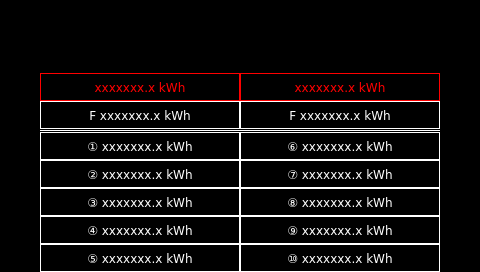
<?xml version="1.0" encoding="UTF-8"?>
<ui version="4.0">
<class>page4e0</class>
<widget class="QWidget" name="page4e0">
<property name="geometry">
<rect>
<x>0</x>
<y>0</y>
<width>480</width>
<height>272</height>
</rect>
</property>
<property name="sizePolicy">
<sizepolicy hsizetype="MinimumExpanding" vsizetype="MinimumExpanding">
<horstretch>0</horstretch>
<verstretch>0</verstretch>
</sizepolicy>
</property>
<property name="minimumSize">
<size>
<width>272</width>
<height>272</height>
</size>
</property>
<property name="maximumSize">
<size>
<width>1280</width>
<height>1280</height>
</size>
</property>
<property name="windowTitle">
<string notr="true">page4e0</string>
</property>
<property name="styleSheet">
<string notr="true">QWidget#page4e0
{
background-color: rgb(0, 0, 0);
}</string>
</property>
<layout class="QVBoxLayout" name="verticalLayout">
<property name="spacing">
<number>0</number>
</property>
<property name="margin">
<number>0</number>
</property>
<item>
<widget class="HeaderPanel" name="headerPanel" native="true">
<property name="sizePolicy">
<sizepolicy hsizetype="MinimumExpanding" vsizetype="MinimumExpanding">
<horstretch>0</horstretch>
<verstretch>0</verstretch>
</sizepolicy>
</property>
<property name="minimumSize">
<size>
<width>480</width>
<height>72</height>
</size>
</property>
<property name="maximumSize">
<size>
<width>16777215</width>
<height>90</height>
</size>
</property>
<property name="font">
 <font>
  <family>DejaVu Sans</family>
  <pointsize>8</pointsize>
 </font>
</property>
</widget>
</item>
<item>
<layout class="QGridLayout" name="gridLayout">
<property name="leftMargin">
<number>0</number>
</property>
<property name="spacing">
<number>0</number>
</property>
<item row="6" column="1">
<widget class="QPushButton" name="pushButton_4">
<property name="sizePolicy">
<sizepolicy hsizetype="MinimumExpanding" vsizetype="MinimumExpanding">
<horstretch>0</horstretch>
<verstretch>0</verstretch>
</sizepolicy>
</property>
<property name="minimumSize">
<size>
<width>156</width>
<height>28</height>
</size>
</property>
<property name="maximumSize">
<size>
<width>16777215</width>
<height>16777215</height>
</size>
</property>
<property name="font">
<font>
<family>DejaVu Sans</family>
<pointsize>9</pointsize>
<weight>50</weight>
<bold>false</bold>
</font>
</property>
<property name="focusPolicy">
<enum>Qt::NoFocus</enum>
</property>
<property name="styleSheet">
<string notr="true">background-color: rgb(0, 0, 0);
color: rgb(255, 255, 255);
border: 1px solid rgb(255, 255, 255);</string>
</property>
<property name="text">
<string>④ xxxxxxx.x kWh</string>
</property>
<property name="default">
<bool>false</bool>
</property>
<property name="flat">
<bool>true</bool>
</property>
</widget>
</item>
<item row="4" column="1">
<widget class="QPushButton" name="pushButton_2">
<property name="sizePolicy">
<sizepolicy hsizetype="MinimumExpanding" vsizetype="MinimumExpanding">
<horstretch>0</horstretch>
<verstretch>0</verstretch>
</sizepolicy>
</property>
<property name="minimumSize">
<size>
<width>156</width>
<height>28</height>
</size>
</property>
<property name="maximumSize">
<size>
<width>16777215</width>
<height>16777215</height>
</size>
</property>
<property name="font">
<font>
<family>DejaVu Sans</family>
<pointsize>9</pointsize>
<weight>50</weight>
<bold>false</bold>
</font>
</property>
<property name="focusPolicy">
<enum>Qt::NoFocus</enum>
</property>
<property name="styleSheet">
<string notr="true">background-color: rgb(0, 0, 0);
color: rgb(255, 255, 255);
border: 1px solid rgb(255, 255, 255);
</string>
</property>
<property name="text">
<string>② xxxxxxx.x kWh</string>
</property>
<property name="default">
<bool>false</bool>
</property>
<property name="flat">
<bool>true</bool>
</property>
</widget>
</item>
<item row="0" column="3">
<widget class="QPushButton" name="pushButton_M_e">
<property name="sizePolicy">
<sizepolicy hsizetype="MinimumExpanding" vsizetype="MinimumExpanding">
<horstretch>0</horstretch>
<verstretch>0</verstretch>
</sizepolicy>
</property>
<property name="minimumSize">
<size>
<width>156</width>
<height>28</height>
</size>
</property>
<property name="maximumSize">
<size>
<width>16777215</width>
<height>16777215</height>
</size>
</property>
<property name="font">
<font>
<family>DejaVu Sans</family>
<pointsize>9</pointsize>
<weight>50</weight>
<italic>false</italic>
<bold>false</bold>
</font>
</property>
<property name="focusPolicy">
<enum>Qt::NoFocus</enum>
</property>
<property name="styleSheet">
<string notr="true">background-color: rgb(0, 0, 0);
color: rgb(255, 0, 0);
border: 1px solid rgb(255, 0, 0);</string>
</property>
<property name="text">
<string>xxxxxxx.x kWh</string>
</property>
<property name="default">
<bool>false</bool>
</property>
<property name="flat">
<bool>true</bool>
</property>
</widget>
</item>
<item row="2" column="1" colspan="4">
<widget class="Line" name="line_3">
<property name="minimumSize">
<size>
<width>0</width>
<height>0</height>
</size>
</property>
<property name="font">
<font>
<family>DejaVu Sans</family>
<pointsize>8</pointsize>
</font>
</property>
<property name="styleSheet">
<string notr="true">color: rgb(255, 255, 255);</string>
</property>
<property name="frameShadow">
<enum>QFrame::Plain</enum>
</property>
<property name="orientation">
<enum>Qt::Horizontal</enum>
</property>
</widget>
</item>
<item row="5" column="1">
<widget class="QPushButton" name="pushButton_3">
<property name="sizePolicy">
<sizepolicy hsizetype="MinimumExpanding" vsizetype="MinimumExpanding">
<horstretch>0</horstretch>
<verstretch>0</verstretch>
</sizepolicy>
</property>
<property name="minimumSize">
<size>
<width>156</width>
<height>28</height>
</size>
</property>
<property name="maximumSize">
<size>
<width>16777215</width>
<height>16777215</height>
</size>
</property>
<property name="font">
<font>
<family>DejaVu Sans</family>
<pointsize>9</pointsize>
<weight>50</weight>
<bold>false</bold>
</font>
</property>
<property name="focusPolicy">
<enum>Qt::NoFocus</enum>
</property>
<property name="styleSheet">
<string notr="true">background-color: rgb(0, 0, 0);
color: rgb(255, 255, 255);
border: 1px solid rgb(255, 255, 255);</string>
</property>
<property name="text">
<string>③ xxxxxxx.x kWh</string>
</property>
<property name="default">
<bool>false</bool>
</property>
<property name="flat">
<bool>true</bool>
</property>
</widget>
</item>
<item row="1" column="3">
<widget class="QPushButton" name="pushButton_F_e">
<property name="sizePolicy">
<sizepolicy hsizetype="MinimumExpanding" vsizetype="MinimumExpanding">
<horstretch>0</horstretch>
<verstretch>0</verstretch>
</sizepolicy>
</property>
<property name="minimumSize">
<size>
<width>156</width>
<height>28</height>
</size>
</property>
<property name="maximumSize">
<size>
<width>16777215</width>
<height>16777215</height>
</size>
</property>
<property name="font">
<font>
<family>DejaVu Sans</family>
<pointsize>9</pointsize>
<weight>50</weight>
<bold>false</bold>
</font>
</property>
<property name="focusPolicy">
<enum>Qt::NoFocus</enum>
</property>
<property name="styleSheet">
<string notr="true">background-color: rgb(0, 0, 0);
color: rgb(255, 255, 255);
border: 1px solid rgb(255, 255, 255);</string>
</property>
<property name="text">
<string>F xxxxxxx.x kWh</string>
</property>
<property name="default">
<bool>false</bool>
</property>
<property name="flat">
<bool>true</bool>
</property>
</widget>
</item>
<item row="7" column="3">
<widget class="QPushButton" name="pushButton_10">
<property name="sizePolicy">
<sizepolicy hsizetype="MinimumExpanding" vsizetype="MinimumExpanding">
<horstretch>0</horstretch>
<verstretch>0</verstretch>
</sizepolicy>
</property>
<property name="minimumSize">
<size>
<width>156</width>
<height>28</height>
</size>
</property>
<property name="maximumSize">
<size>
<width>16777215</width>
<height>16777215</height>
</size>
</property>
<property name="font">
<font>
<family>DejaVu Sans</family>
<pointsize>9</pointsize>
<weight>50</weight>
<bold>false</bold>
</font>
</property>
<property name="focusPolicy">
<enum>Qt::NoFocus</enum>
</property>
<property name="styleSheet">
<string notr="true">background-color: rgb(0, 0, 0);
color: rgb(255, 255, 255);
border: 1px solid rgb(255, 255, 255);</string>
</property>
<property name="text">
<string>⑩ xxxxxxx.x kWh</string>
</property>
<property name="default">
<bool>false</bool>
</property>
<property name="flat">
<bool>true</bool>
</property>
</widget>
</item>
<item row="0" column="1" colspan="2">
<widget class="QPushButton" name="pushButton_M">
<property name="sizePolicy">
<sizepolicy hsizetype="MinimumExpanding" vsizetype="MinimumExpanding">
<horstretch>0</horstretch>
<verstretch>0</verstretch>
</sizepolicy>
</property>
<property name="minimumSize">
<size>
<width>156</width>
<height>28</height>
</size>
</property>
<property name="maximumSize">
<size>
<width>16777215</width>
<height>16777215</height>
</size>
</property>
<property name="font">
<font>
<family>DejaVu Sans</family>
<pointsize>9</pointsize>
<weight>50</weight>
<bold>false</bold>
</font>
</property>
<property name="focusPolicy">
<enum>Qt::NoFocus</enum>
</property>
<property name="styleSheet">
<string notr="true">background-color: rgb(0, 0, 0);
color: rgb(255, 0, 0);
border: 1px solid rgb(255, 0, 0);</string>
</property>
<property name="text">
<string>xxxxxxx.x kWh</string>
</property>
<property name="default">
<bool>false</bool>
</property>
<property name="flat">
<bool>true</bool>
</property>
</widget>
</item>
<item row="4" column="3">
<widget class="QPushButton" name="pushButton_7">
<property name="sizePolicy">
<sizepolicy hsizetype="MinimumExpanding" vsizetype="MinimumExpanding">
<horstretch>0</horstretch>
<verstretch>0</verstretch>
</sizepolicy>
</property>
<property name="minimumSize">
<size>
<width>156</width>
<height>28</height>
</size>
</property>
<property name="maximumSize">
<size>
<width>16777215</width>
<height>16777215</height>
</size>
</property>
<property name="font">
<font>
<family>DejaVu Sans</family>
<pointsize>9</pointsize>
<weight>50</weight>
<bold>false</bold>
</font>
</property>
<property name="focusPolicy">
<enum>Qt::NoFocus</enum>
</property>
<property name="styleSheet">
<string notr="true">background-color: rgb(0, 0, 0);
color: rgb(255, 255, 255);
border: 1px solid rgb(255, 255, 255);</string>
</property>
<property name="text">
<string>⑦ xxxxxxx.x kWh</string>
</property>
<property name="default">
<bool>false</bool>
</property>
<property name="flat">
<bool>true</bool>
</property>
</widget>
</item>
<item row="3" column="1">
<widget class="QPushButton" name="pushButton_1">
<property name="sizePolicy">
<sizepolicy hsizetype="MinimumExpanding" vsizetype="MinimumExpanding">
<horstretch>0</horstretch>
<verstretch>0</verstretch>
</sizepolicy>
</property>
<property name="minimumSize">
<size>
<width>156</width>
<height>28</height>
</size>
</property>
<property name="maximumSize">
<size>
<width>16777215</width>
<height>16777215</height>
</size>
</property>
<property name="font">
<font>
<family>DejaVu Sans</family>
<pointsize>9</pointsize>
<weight>50</weight>
<bold>false</bold>
</font>
</property>
<property name="focusPolicy">
<enum>Qt::NoFocus</enum>
</property>
<property name="styleSheet">
<string notr="true">background-color: rgb(0, 0, 0);
color: rgb(255, 255, 255);
border: 1px solid rgb(255, 255, 255);</string>
</property>
<property name="text">
<string>① xxxxxxx.x kWh</string>
</property>
<property name="default">
<bool>false</bool>
</property>
<property name="flat">
<bool>true</bool>
</property>
</widget>
</item>
<item row="7" column="1">
<widget class="QPushButton" name="pushButton_5">
<property name="sizePolicy">
<sizepolicy hsizetype="MinimumExpanding" vsizetype="MinimumExpanding">
<horstretch>0</horstretch>
<verstretch>0</verstretch>
</sizepolicy>
</property>
<property name="minimumSize">
<size>
<width>156</width>
<height>28</height>
</size>
</property>
<property name="maximumSize">
<size>
<width>16777215</width>
<height>16777215</height>
</size>
</property>
<property name="font">
<font>
<family>DejaVu Sans</family>
<pointsize>9</pointsize>
<weight>50</weight>
<bold>false</bold>
</font>
</property>
<property name="focusPolicy">
<enum>Qt::NoFocus</enum>
</property>
<property name="styleSheet">
<string notr="true">background-color: rgb(0, 0, 0);
color: rgb(255, 255, 255);
border: 1px solid rgb(255, 255, 255);</string>
</property>
<property name="text">
<string>⑤ xxxxxxx.x kWh</string>
</property>
<property name="default">
<bool>false</bool>
</property>
<property name="flat">
<bool>true</bool>
</property>
</widget>
</item>
<item row="6" column="3">
<widget class="QPushButton" name="pushButton_9">
<property name="sizePolicy">
<sizepolicy hsizetype="MinimumExpanding" vsizetype="MinimumExpanding">
<horstretch>0</horstretch>
<verstretch>0</verstretch>
</sizepolicy>
</property>
<property name="minimumSize">
<size>
<width>156</width>
<height>28</height>
</size>
</property>
<property name="maximumSize">
<size>
<width>16777215</width>
<height>16777215</height>
</size>
</property>
<property name="font">
<font>
<family>DejaVu Sans</family>
<pointsize>9</pointsize>
<weight>50</weight>
<bold>false</bold>
</font>
</property>
<property name="focusPolicy">
<enum>Qt::NoFocus</enum>
</property>
<property name="styleSheet">
<string notr="true">background-color: rgb(0, 0, 0);
color: rgb(255, 255, 255);
border: 1px solid rgb(255, 255, 255);</string>
</property>
<property name="text">
<string>⑨ xxxxxxx.x kWh</string>
</property>
<property name="default">
<bool>false</bool>
</property>
<property name="flat">
<bool>true</bool>
</property>
</widget>
</item>
<item row="5" column="3">
<widget class="QPushButton" name="pushButton_8">
<property name="sizePolicy">
<sizepolicy hsizetype="MinimumExpanding" vsizetype="MinimumExpanding">
<horstretch>0</horstretch>
<verstretch>0</verstretch>
</sizepolicy>
</property>
<property name="minimumSize">
<size>
<width>156</width>
<height>28</height>
</size>
</property>
<property name="maximumSize">
<size>
<width>16777215</width>
<height>16777215</height>
</size>
</property>
<property name="font">
<font>
<family>DejaVu Sans</family>
<pointsize>9</pointsize>
<weight>50</weight>
<bold>false</bold>
</font>
</property>
<property name="focusPolicy">
<enum>Qt::NoFocus</enum>
</property>
<property name="styleSheet">
<string notr="true">background-color: rgb(0, 0, 0);
color: rgb(255, 255, 255);
border: 1px solid rgb(255, 255, 255);</string>
</property>
<property name="text">
<string>⑧ xxxxxxx.x kWh</string>
</property>
<property name="default">
<bool>false</bool>
</property>
<property name="flat">
<bool>true</bool>
</property>
</widget>
</item>
<item row="1" column="1">
<widget class="QPushButton" name="pushButton_F">
<property name="sizePolicy">
<sizepolicy hsizetype="MinimumExpanding" vsizetype="MinimumExpanding">
<horstretch>0</horstretch>
<verstretch>0</verstretch>
</sizepolicy>
</property>
<property name="minimumSize">
<size>
<width>156</width>
<height>28</height>
</size>
</property>
<property name="maximumSize">
<size>
<width>16777215</width>
<height>16777215</height>
</size>
</property>
<property name="font">
<font>
<family>DejaVu Sans</family>
<pointsize>9</pointsize>
<weight>50</weight>
<bold>false</bold>
</font>
</property>
<property name="focusPolicy">
<enum>Qt::NoFocus</enum>
</property>
<property name="styleSheet">
<string notr="true">background-color: rgb(0, 0, 0);
color: rgb(255, 255, 255);
border: 1px solid rgb(255, 255, 255);</string>
</property>
<property name="text">
<string>F xxxxxxx.x kWh</string>
</property>
<property name="default">
<bool>false</bool>
</property>
<property name="flat">
<bool>true</bool>
</property>
</widget>
</item>
<item row="3" column="3">
<widget class="QPushButton" name="pushButton_6">
<property name="sizePolicy">
<sizepolicy hsizetype="MinimumExpanding" vsizetype="MinimumExpanding">
<horstretch>0</horstretch>
<verstretch>0</verstretch>
</sizepolicy>
</property>
<property name="minimumSize">
<size>
<width>156</width>
<height>28</height>
</size>
</property>
<property name="maximumSize">
<size>
<width>16777215</width>
<height>16777215</height>
</size>
</property>
<property name="font">
<font>
<family>DejaVu Sans</family>
<pointsize>9</pointsize>
<weight>50</weight>
<bold>false</bold>
</font>
</property>
<property name="focusPolicy">
<enum>Qt::NoFocus</enum>
</property>
<property name="styleSheet">
<string notr="true">background-color: rgb(0, 0, 0);
color: rgb(255, 255, 255);
border: 1px solid rgb(255, 255, 255);</string>
</property>
<property name="text">
<string>⑥ xxxxxxx.x kWh</string>
</property>
<property name="default">
<bool>false</bool>
</property>
<property name="flat">
<bool>true</bool>
</property>
</widget>
</item>
<item row="0" column="5" rowspan="9">
<widget class="QPushButton" name="pushButton_next">
<property name="sizePolicy">
<sizepolicy hsizetype="MinimumExpanding" vsizetype="MinimumExpanding">
<horstretch>0</horstretch>
<verstretch>0</verstretch>
</sizepolicy>
</property>
<property name="minimumSize">
<size>
<width>40</width>
<height>32</height>
</size>
</property>
<property name="maximumSize">
<size>
<width>40</width>
<height>16777215</height>
</size>
</property>
<property name="font">
<font>
<family>DejaVu Sans</family>
<pointsize>24</pointsize>
<weight>75</weight>
<bold>true</bold>
</font>
</property>
<property name="focusPolicy">
<enum>Qt::NoFocus</enum>
</property>
<property name="styleSheet">
<string notr="true">background-color: rgb(0, 0, 0);
color: rgb(255, 0, 0);</string>
</property>
<property name="text">
<string/>
</property>
<property name="iconSize">
<size>
<width>40</width>
<height>40</height>
</size>
</property>
<property name="flat">
<bool>true</bool>
</property>
</widget>
</item>
<item row="0" column="0" rowspan="9">
<widget class="QPushButton" name="pushButton_prev">
<property name="sizePolicy">
<sizepolicy hsizetype="MinimumExpanding" vsizetype="MinimumExpanding">
<horstretch>0</horstretch>
<verstretch>0</verstretch>
</sizepolicy>
</property>
<property name="minimumSize">
<size>
<width>40</width>
<height>32</height>
</size>
</property>
<property name="maximumSize">
<size>
<width>40</width>
<height>16777215</height>
</size>
</property>
<property name="font">
<font>
<family>DejaVu Sans</family>
<pointsize>24</pointsize>
<weight>75</weight>
<bold>true</bold>
</font>
</property>
<property name="focusPolicy">
<enum>Qt::NoFocus</enum>
</property>
<property name="styleSheet">
<string notr="true">background-color: rgb(0, 0, 0);
color: rgb(255, 0, 0);</string>
</property>
<property name="text">
<string/>
</property>
<property name="icon">
<iconset resource="systemicons.qrc">
<normaloff>:/systemicons/Previous.png</normaloff>:/systemicons/Previous.png</iconset>
</property>
<property name="iconSize">
<size>
<width>40</width>
<height>40</height>
</size>
</property>
<property name="flat">
<bool>true</bool>
</property>
</widget>
</item>
</layout>
</item>
</layout>
</widget>
<customwidgets>
<customwidget>
<class>HeaderPanel</class>
<extends>QWidget</extends>
<header>headerpanel.h</header>
<container>1</container>
</customwidget>
</customwidgets>
<resources>
<include location="systemicons.qrc"/>
</resources>
<connections/>
<slots>
<slot>goto_page(const char*,bool)</slot>
</slots>
</ui>
